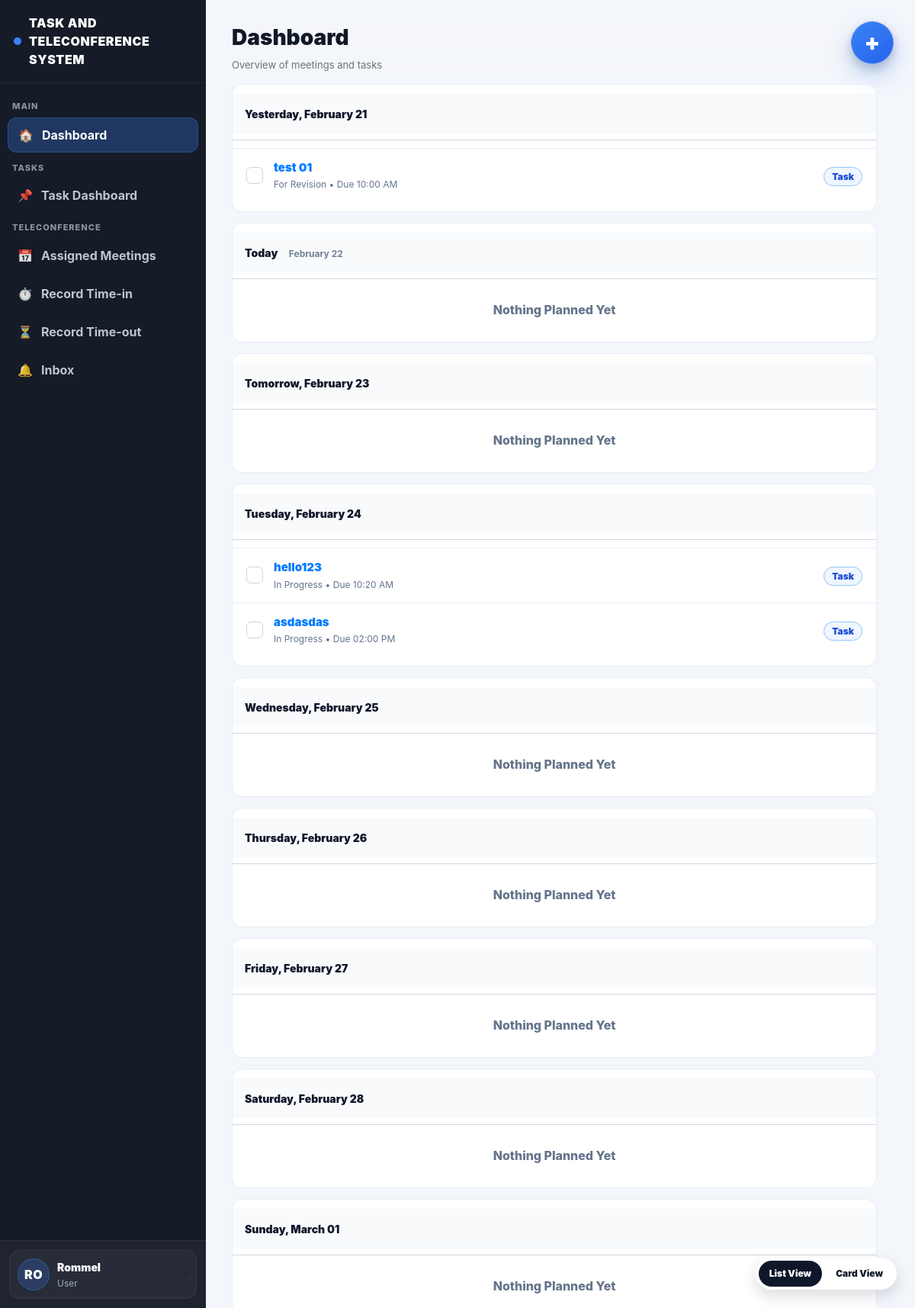
Page /dashboard (signed in) on the committed database.
### website/models.py (models this page shows, shortened)
class User(db.Model, UserMixin):
    id = db.Column(db.Integer, primary_key=True)
    email = db.Column(db.String(150), unique=True)
    password = db.Column(db.String(150))
    firstname = db.Column(db.String(150))
    is_admin = db.Column(db.Boolean, default=False)
    role = db.Column(db.String(20), default="user")
    notes = db.relationship('Note')
    notifications = db.relationship('Notification', lazy=True, cascade="all, delete-orphan")

class Task(db.Model):
    id = db.Column(db.Integer, primary_key=True)
    title = db.Column(db.String(200), nullable=False)
    description = db.Column(db.Text)
    assigned_to = db.Column(db.Integer, db.ForeignKey('user.id'))
    assigned_user = db.relationship('User', foreign_keys=[assigned_to])
    status = db.Column(db.String(50), default="assigned")
    priority = db.Column(db.String(20), default="normal")
    deadline = db.Column(db.DateTime)
    file_path = db.Column(db.String(300))
    last_edited_by = db.Column(db.Integer, nullable=True)
    last_edited_at = db.Column(db.DateTime, server_default=func.now(), onupdate=func.now())
    created_at = db.Column(db.DateTime(timezone=True), server_default=func.now())

### website/views.py (the view)
@views.route('/dashboard')
@login_required
def user_dashboard():
    notifications = Notification.query.filter_by(user_id=current_user.id)\
        .order_by(Notification.created_at.desc()).limit(30).all()
    unread_count = Notification.query.filter_by(user_id=current_user.id, is_read=False).count()
    user_tasks = tasks = Task.query.all()
    tasks_data = []
    for t in user_tasks:
        if not t.deadline:
            continue
        tasks_data.append({
            "id": t.id,
            "title": t.title,
            "status": t.status,
            "due_date": t.deadline.date(),                 # IMPORTANT: must be date()
            "due_time": t.deadline.strftime("%I:%M %p"),   # optional, for dashboard.html
        })
    meetings_data = []
    planned_days = build_planned_days(
        tasks=tasks_data,
        meetings=meetings_data,
        days_back=1,
        days_forward=7
    )
    meetings_data = []
    planned_days = build_planned_days(tasks=tasks_data, meetings=meetings_data, days_back=1, days_forward=7)
    return render_template(
        "dashboard.html",
        user=current_user,
        notifications=notifications,
        unread_count=unread_count,
        planned_days=planned_days,
        page="dashboard",
    )

### website/templates/dashboard.html (shortened to what this page needs)
{% extends "base.html" %}
{% block content %}
<div class="main-inner">
  <div class="td-title">Dashboard</div>
  <div class="td-sub">Overview of meetings and tasks</div>
  <div class="planner-wrap" id="plannerWrap">
    {% if planned_days and planned_days|length > 0 %}
      {% for day in planned_days %}
        <div class="day-block">
          <div class="day-head">
            <div>
              <span class="day-title">{{ day.date_label }}</span>
              {% if day.date_sub %}
                <span class="day-sub">{{ day.date_sub }}</span>
              {% endif %}
            </div>
          </div>
          <div class="day-line"></div>
          {% set has_tasks = day.tasks and day.tasks|length > 0 %}
          {% set has_meetings = day.meetings and day.meetings|length > 0 %}
          {% if not has_tasks and not has_meetings %}
            <div class="nothing">Nothing Planned Yet</div>
          {% else %}
            <div class="list-view">
              {% if has_tasks %}
                {% for t in day.tasks %}
                  <div class="plan-row" data-item-type="task" data-task-id="{{ t.id }}">
                    <button type="button"
                            class="plan-check {% if t.status == 'completed' %}is-done{% endif %}"
                            aria-label="Mark complete"
                            data-complete-task="{{ t.id }}">✓</button>
                    <div class="plan-mid">
                      <div class="plan-title">
                        <a class="task-link"
                           data-jump-task="{{ t.id }}"
                           href="{{ url_for('views.task_dashboard') }}?open={{ t.id }}&highlight=1#task-{{ t.id }}">
                          {{ t.title }}
                        </a>
                      </div>
                      <div class="plan-sub">
                        {{ (t.status|replace("_"," ")|title) }}
                        {% if t.due_time %} • Due {{ t.due_time }}{% endif %}
                      </div>
                    </div>
                    <div class="plan-right">
                      <span class="pill task">Task</span>
                    </div>
                  </div>
                {% endfor %}
              {% endif %}
            </div>
          {% endif %}
        </div>
      {% endfor %}
    {% endif %}
  </div>
</div>
<div class="fab-group">
  <div class="view-toggle">
    <button type="button" class="view-mini" id="btnList">List View</button>
    <button type="button" class="view-mini" id="btnCards">Card View</button>
  </div>
  <button type="button"
          class="fab-task"
          data-toggle="modal"
          data-target="#createTaskModal"
          aria-label="Create task">
    <span class="fab-plus">+</span>
  </button>
</div>
{% endblock %}

### website/templates/base.html (shortened to what this page needs)
<!DOCTYPE html>
<html>
<head>
  <link
    rel="stylesheet"
    href="https://stackpath.bootstrapcdn.com/bootstrap/4.4.1/css/bootstrap.min.css"
  />
  <link
    rel="stylesheet"
    href="https://stackpath.bootstrapcdn.com/font-awesome/4.7.0/css/font-awesome.min.css"
  />
  <link rel="stylesheet" href="{{ url_for('static', filename='styles.css') }}">
</head>
<body>
<div class="app-shell">
  <aside class="sidebar-dark">
    <div class="sidebar-brand">
      <span class="dot"></span>
      TASK AND TELECONFERENCE SYSTEM
    </div>
    <div class="sidebar-nav">
      <div class="sidebar-section">MAIN</div>
      <a class="sidebar-link {% if request.endpoint == 'views.user_dashboard' %}active{% endif %}"
         href="{{ url_for('views.user_dashboard') }}">
        <span class="sidebar-icon">🏠</span> Dashboard
      </a>
      <div class="sidebar-section">TASKS</div>
      <a class="sidebar-link {% if request.endpoint == 'views.task_dashboard' %}active{% endif %}"
         href="{{ url_for('views.task_dashboard') }}">
        <span class="sidebar-icon">📌</span> Task Dashboard
      </a>
      <div class="sidebar-section">TELECONFERENCE</div>
      <a class="sidebar-link {% if request.endpoint == 'views.assigned_meetings' %}active{% endif %}"
         href="{{ url_for('views.assigned_meetings') }}">
        <span class="sidebar-icon">📅</span> Assigned Meetings
      </a>
      <a class="sidebar-link {% if request.endpoint == 'views.record_timein' %}active{% endif %}"
         href="{{ url_for('views.record_timein') }}">
        <span class="sidebar-icon">⏱</span> Record Time-in
      </a>
      <a class="sidebar-link {% if request.endpoint == 'views.record_timeout' %}active{% endif %}"
         href="{{ url_for('views.record_timeout') }}">
        <span class="sidebar-icon">⏳</span> Record Time-out
      </a>
      <a class="sidebar-link {% if request.endpoint == 'views.inbox' %}active{% endif %}"
         href="{{ url_for('views.inbox') }}">
        <span class="sidebar-icon">🔔</span> Inbox
      </a>
    </div>
    {% if current_user.is_authenticated %}
    <div class="sidebar-footer">
      {% set parts = (current_user.firstname or '').split() %}
      {% set first = parts[0] if parts|length > 0 else '' %}
      {% set last = parts[-1] if parts|length > 1 else '' %}
      {% set initials = (first[:1] ~ (last[:1] if last else (first[1:2] if first|length > 1 else ''))).upper() %}
      <div class="user-box" id="userBox">
        <button class="user-trigger" type="button" id="userToggle">
          <div class="user-row">
            <div class="user-avatar">{{ initials }}</div>
            <div>
              <div class="user-name">{{ current_user.firstname }}</div>
              <div class="user-sub">User</div>
            </div>
          </div>
          <div class="caret">▾</div>
        </button>
      </div>
    </div>
    {% endif %}
  </aside>
  <main class="main-area">
    <div class="content-wrap">
      {% block content %}{% endblock %}
    </div>
  </main>
</div>
</body>
</html>

### website/templates/dashboard.html (style rules this page uses)
.main-inner { display:flex; flex-direction:column; height:100vh; overflow:hidden; }
.td-title, .td-sub { position: sticky; top: 0; z-index: 30; background: #f4f6f9; }
.planner-wrap { flex:1; overflow-y:auto; padding-right:8px; }

### rows in the picture
User: firstname "Rommel"
Task: title "test 01", status "For Revision", due_time "10:00 AM"
Task: title "hello123", status "In Progress", due_time "10:20 AM"
Task: title "asdasdas", status "In Progress", due_time "02:00 PM"

### other values in the picture
{{ initials }} "RO"
{{ day.date_label }} "Yesterday, February 21" "Today" "Tomorrow, February 23" "Tuesday, February 24" "Wednesday, February 25" "Thursday, February 26" "Friday, February 27" "Saturday, February 28" "Sunday, March 01"
{{ day.date_sub }} "February 22"
